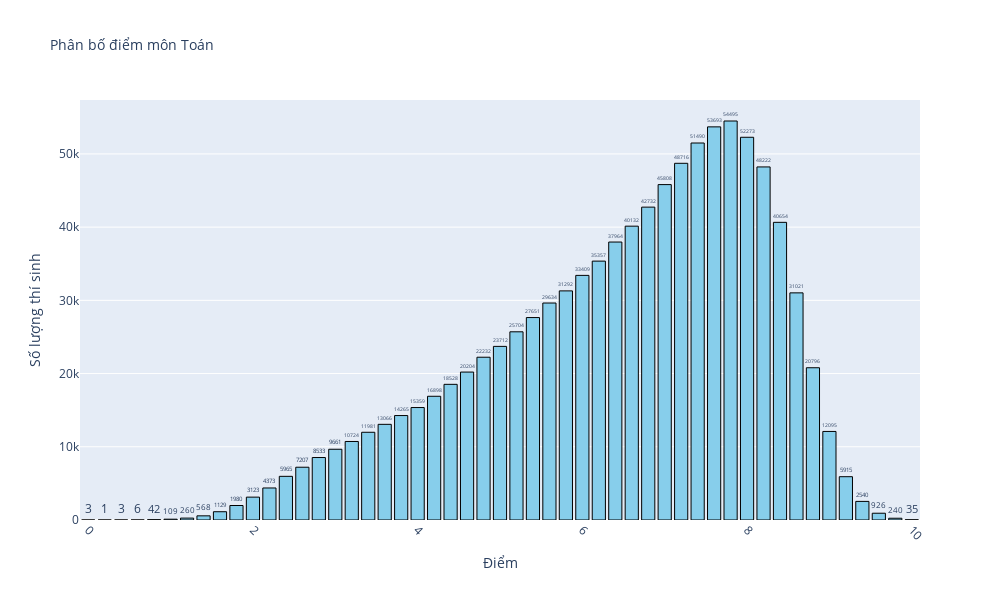
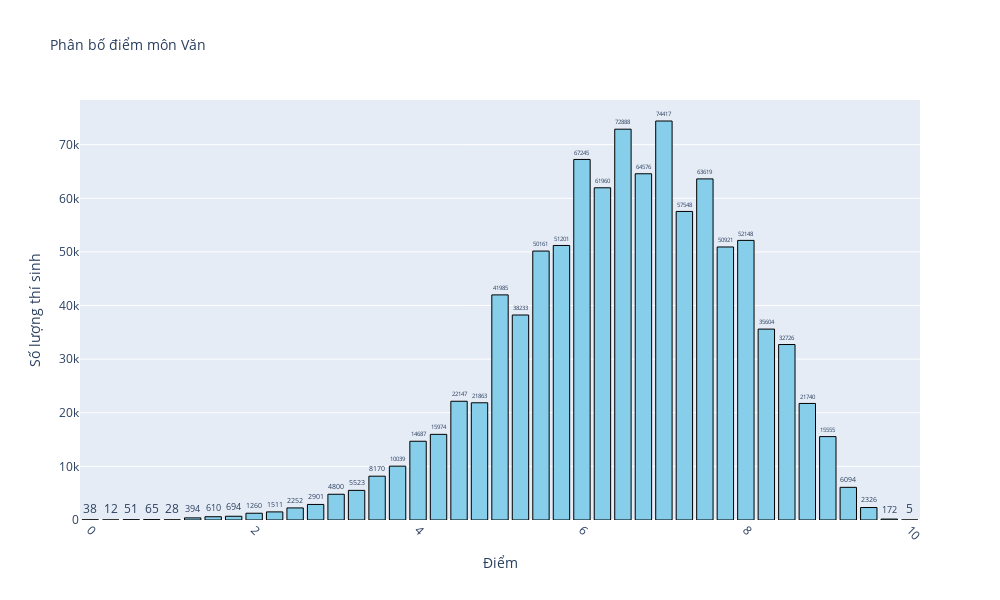
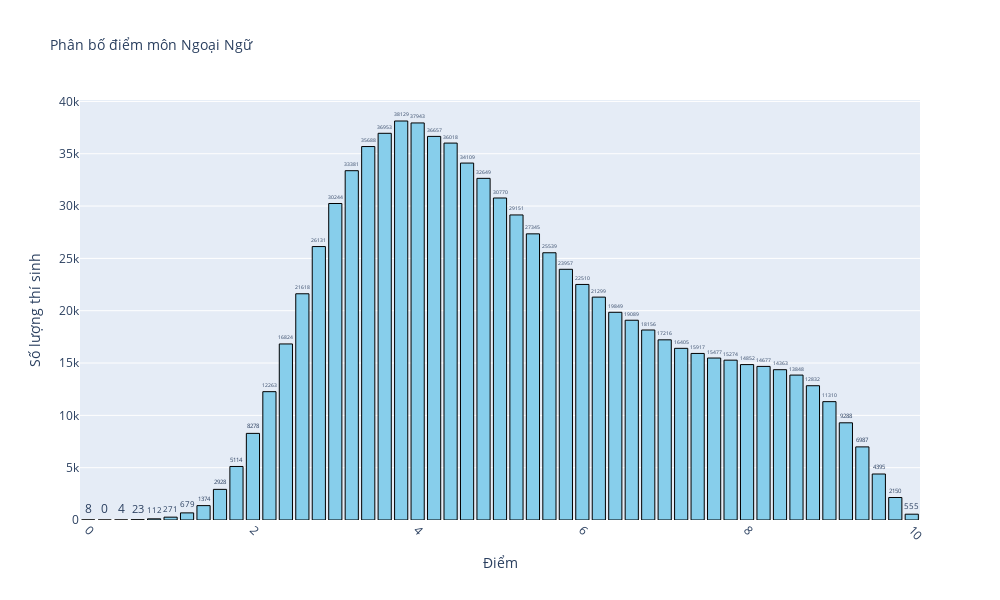
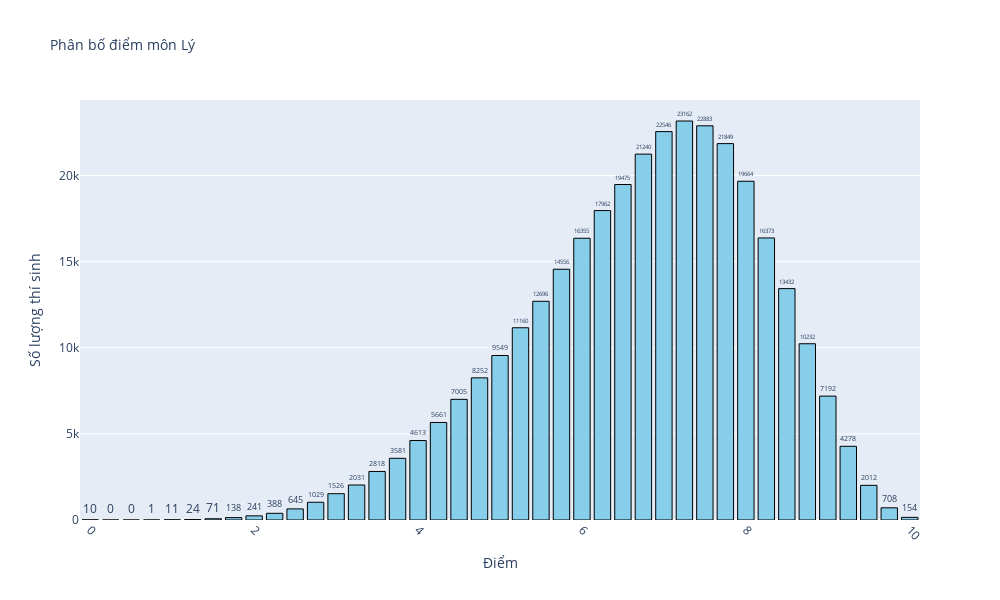

Write notebook code for charts like these, in order.
### Markdown cell above
Lập biểu đồ phân bố điểm ở các môn

### Code cell
subjects = ['Toán', 'Văn', 'Ngoại Ngữ', 'Lý', 'Hoá', 'Sinh', 'Sử', 'Địa', 'GDCD']
for subject in subjects:
    if subject in ['Toán', 'Ngoại Ngữ']:
        step = 0.2
    else:
        step = 0.25 
    all_score = [round(i * step, 2) for i in range(int(10 / step) + 1)]
    distribution_score = {score: (df[subject] == score).sum() for score in all_score}
    df_diem = pd.DataFrame(list(distribution_score.items()), columns=['Điểm', 'Số lượng'])
    fig = px.bar(
        df_diem,
        x='Điểm',
        y='Số lượng',
        title=f'Phân bố điểm môn {subject}',
        labels={'Điểm': 'Điểm', 'Số lượng': 'Số lượng thí sinh'},
        text='Số lượng'
    )
    fig.update_traces(
        textposition='outside',
        marker=dict(color='skyblue', line=dict(color='black', width=1))
    )
    fig.update_layout(
        xaxis=dict(tickangle=45),
        yaxis=dict(title='Số lượng thí sinh'),
        xaxis_title='Điểm',
        title_font_size=14,
        font=dict(size=12),
        width=1000,
        height=600  
    )
    fig.show()

### Figure 1 — Plotly figure (JSON) as saved in the notebook; plotly's stock layout.template omitted (floating-point values rounded to 4 significant figures)
{"data": [{"alignmentgroup": "True", "hovertemplate": "Điểm=%{x}<br>Số lượng thí sinh=%{text}<extra></extra>", "legendgroup": "", "marker": {"color": "skyblue", "line": {"color": "black", "width": 1}, "pattern": {"shape": ""}}, "name": "", "offsetgroup": "", "orientation": "v", "showlegend": false, "text": [3, 1, 3, 6, 42, 109, 260, 568, 1129, 1980, 3123, 4373, 5965, 7207, 8533, 9661, 10724, 11981, 13066, 14265, 15359, 16898, 18528, 20204, 22232, 23712, 25704, 27651, 29634, 31292, 33409, 35357, 37964, 40132, 42732, 45808, 48716, 51490, 53693, 54495, 52273, 48222, 40654, 31021, 20796, 12095, 5915, 2540, 926, 240, 35], "textposition": "outside", "type": "bar", "x": [0, 0.2, 0.4, 0.6, 0.8, 1, 1.2, 1.4, 1.6, 1.8, 2, 2.2, 2.4, 2.6, 2.8, 3, 3.2, 3.4, 3.6, 3.8, 4, 4.2, 4.4, 4.6, 4.8, 5, 5.2, 5.4, 5.6, 5.8, 6, 6.2, 6.4, 6.6, 6.8, 7, 7.2, 7.4, 7.6, 7.8, 8, 8.2, 8.4, 8.6, 8.8, 9, 9.2, 9.4, 9.6, 9.8, 10], "xaxis": "x", "y": [3, 1, 3, 6, 42, 109, 260, 568, 1129, 1980, 3123, 4373, 5965, 7207, 8533, 9661, 10724, 11981, 13066, 14265, 15359, 16898, 18528, 20204, 22232, 23712, 25704, 27651, 29634, 31292, 33409, 35357, 37964, 40132, 42732, 45808, 48716, 51490, 53693, 54495, 52273, 48222, 40654, 31021, 20796, 12095, 5915, 2540, 926, 240, 35], "yaxis": "y"}], "layout": {"barmode": "relative", "font": {"size": 12}, "height": 600, "legend": {"tracegroupgap": 0}, "title": {"font": {"size": 14}, "text": "Phân bố điểm môn Toán"}, "width": 1000, "xaxis": {"anchor": "y", "domain": [0, 1], "tickangle": 45, "title": {"text": "Điểm"}}, "yaxis": {"anchor": "x", "domain": [0, 1], "title": {"text": "Số lượng thí sinh"}}}}

### Figure 2 — Plotly figure (JSON) as saved in the notebook; plotly's stock layout.template omitted (floating-point values rounded to 4 significant figures)
{"data": [{"alignmentgroup": "True", "hovertemplate": "Điểm=%{x}<br>Số lượng thí sinh=%{text}<extra></extra>", "legendgroup": "", "marker": {"color": "skyblue", "line": {"color": "black", "width": 1}, "pattern": {"shape": ""}}, "name": "", "offsetgroup": "", "orientation": "v", "showlegend": false, "text": [38, 12, 51, 65, 28, 394, 610, 694, 1260, 1511, 2252, 2901, 4800, 5523, 8170, 10039, 14687, 15974, 22147, 21863, 41985, 38233, 50161, 51201, 67245, 61960, 72888, 64576, 74417, 57548, 63619, 50921, 52148, 35604, 32726, 21740, 15555, 6094, 2326, 172, 5], "textposition": "outside", "type": "bar", "x": [0, 0.25, 0.5, 0.75, 1, 1.25, 1.5, 1.75, 2, 2.25, 2.5, 2.75, 3, 3.25, 3.5, 3.75, 4, 4.25, 4.5, 4.75, 5, 5.25, 5.5, 5.75, 6, 6.25, 6.5, 6.75, 7, 7.25, 7.5, 7.75, 8, 8.25, 8.5, 8.75, 9, 9.25, 9.5, 9.75, 10], "xaxis": "x", "y": [38, 12, 51, 65, 28, 394, 610, 694, 1260, 1511, 2252, 2901, 4800, 5523, 8170, 10039, 14687, 15974, 22147, 21863, 41985, 38233, 50161, 51201, 67245, 61960, 72888, 64576, 74417, 57548, 63619, 50921, 52148, 35604, 32726, 21740, 15555, 6094, 2326, 172, 5], "yaxis": "y"}], "layout": {"barmode": "relative", "font": {"size": 12}, "height": 600, "legend": {"tracegroupgap": 0}, "title": {"font": {"size": 14}, "text": "Phân bố điểm môn Văn"}, "width": 1000, "xaxis": {"anchor": "y", "domain": [0, 1], "tickangle": 45, "title": {"text": "Điểm"}}, "yaxis": {"anchor": "x", "domain": [0, 1], "title": {"text": "Số lượng thí sinh"}}}}

### Figure 3 — Plotly figure (JSON) as saved in the notebook; plotly's stock layout.template omitted (floating-point values rounded to 4 significant figures)
{"data": [{"alignmentgroup": "True", "hovertemplate": "Điểm=%{x}<br>Số lượng thí sinh=%{text}<extra></extra>", "legendgroup": "", "marker": {"color": "skyblue", "line": {"color": "black", "width": 1}, "pattern": {"shape": ""}}, "name": "", "offsetgroup": "", "orientation": "v", "showlegend": false, "text": [8, 0, 4, 23, 112, 271, 679, 1374, 2928, 5114, 8278, 12263, 16824, 21618, 26131, 30244, 33381, 35688, 36953, 38129, 37943, 36657, 36018, 34109, 32649, 30770, 29151, 27345, 25539, 23957, 22510, 21299, 19849, 19089, 18156, 17216, 16405, 15917, 15477, 15274, 14852, 14677, 14363, 13848, 12832, 11310, 9288, 6987, 4395, 2150, 555], "textposition": "outside", "type": "bar", "x": [0, 0.2, 0.4, 0.6, 0.8, 1, 1.2, 1.4, 1.6, 1.8, 2, 2.2, 2.4, 2.6, 2.8, 3, 3.2, 3.4, 3.6, 3.8, 4, 4.2, 4.4, 4.6, 4.8, 5, 5.2, 5.4, 5.6, 5.8, 6, 6.2, 6.4, 6.6, 6.8, 7, 7.2, 7.4, 7.6, 7.8, 8, 8.2, 8.4, 8.6, 8.8, 9, 9.2, 9.4, 9.6, 9.8, 10], "xaxis": "x", "y": [8, 0, 4, 23, 112, 271, 679, 1374, 2928, 5114, 8278, 12263, 16824, 21618, 26131, 30244, 33381, 35688, 36953, 38129, 37943, 36657, 36018, 34109, 32649, 30770, 29151, 27345, 25539, 23957, 22510, 21299, 19849, 19089, 18156, 17216, 16405, 15917, 15477, 15274, 14852, 14677, 14363, 13848, 12832, 11310, 9288, 6987, 4395, 2150, 555], "yaxis": "y"}], "layout": {"barmode": "relative", "font": {"size": 12}, "height": 600, "legend": {"tracegroupgap": 0}, "title": {"font": {"size": 14}, "text": "Phân bố điểm môn Ngoại Ngữ"}, "width": 1000, "xaxis": {"anchor": "y", "domain": [0, 1], "tickangle": 45, "title": {"text": "Điểm"}}, "yaxis": {"anchor": "x", "domain": [0, 1], "title": {"text": "Số lượng thí sinh"}}}}

### Figure 4 — Plotly figure (JSON) as saved in the notebook; plotly's stock layout.template omitted (floating-point values rounded to 4 significant figures)
{"data": [{"alignmentgroup": "True", "hovertemplate": "Điểm=%{x}<br>Số lượng thí sinh=%{text}<extra></extra>", "legendgroup": "", "marker": {"color": "skyblue", "line": {"color": "black", "width": 1}, "pattern": {"shape": ""}}, "name": "", "offsetgroup": "", "orientation": "v", "showlegend": false, "text": [10, 0, 0, 1, 11, 24, 71, 138, 241, 388, 645, 1029, 1526, 2031, 2818, 3581, 4613, 5661, 7005, 8252, 9549, 11160, 12696, 14556, 16355, 17962, 19475, 21240, 22546, 23162, 22883, 21849, 19664, 16373, 13432, 10232, 7192, 4278, 2012, 708, 154], "textposition": "outside", "type": "bar", "x": [0, 0.25, 0.5, 0.75, 1, 1.25, 1.5, 1.75, 2, 2.25, 2.5, 2.75, 3, 3.25, 3.5, 3.75, 4, 4.25, 4.5, 4.75, 5, 5.25, 5.5, 5.75, 6, 6.25, 6.5, 6.75, 7, 7.25, 7.5, 7.75, 8, 8.25, 8.5, 8.75, 9, 9.25, 9.5, 9.75, 10], "xaxis": "x", "y": [10, 0, 0, 1, 11, 24, 71, 138, 241, 388, 645, 1029, 1526, 2031, 2818, 3581, 4613, 5661, 7005, 8252, 9549, 11160, 12696, 14556, 16355, 17962, 19475, 21240, 22546, 23162, 22883, 21849, 19664, 16373, 13432, 10232, 7192, 4278, 2012, 708, 154], "yaxis": "y"}], "layout": {"barmode": "relative", "font": {"size": 12}, "height": 600, "legend": {"tracegroupgap": 0}, "title": {"font": {"size": 14}, "text": "Phân bố điểm môn Lý"}, "width": 1000, "xaxis": {"anchor": "y", "domain": [0, 1], "tickangle": 45, "title": {"text": "Điểm"}}, "yaxis": {"anchor": "x", "domain": [0, 1], "title": {"text": "Số lượng thí sinh"}}}}
